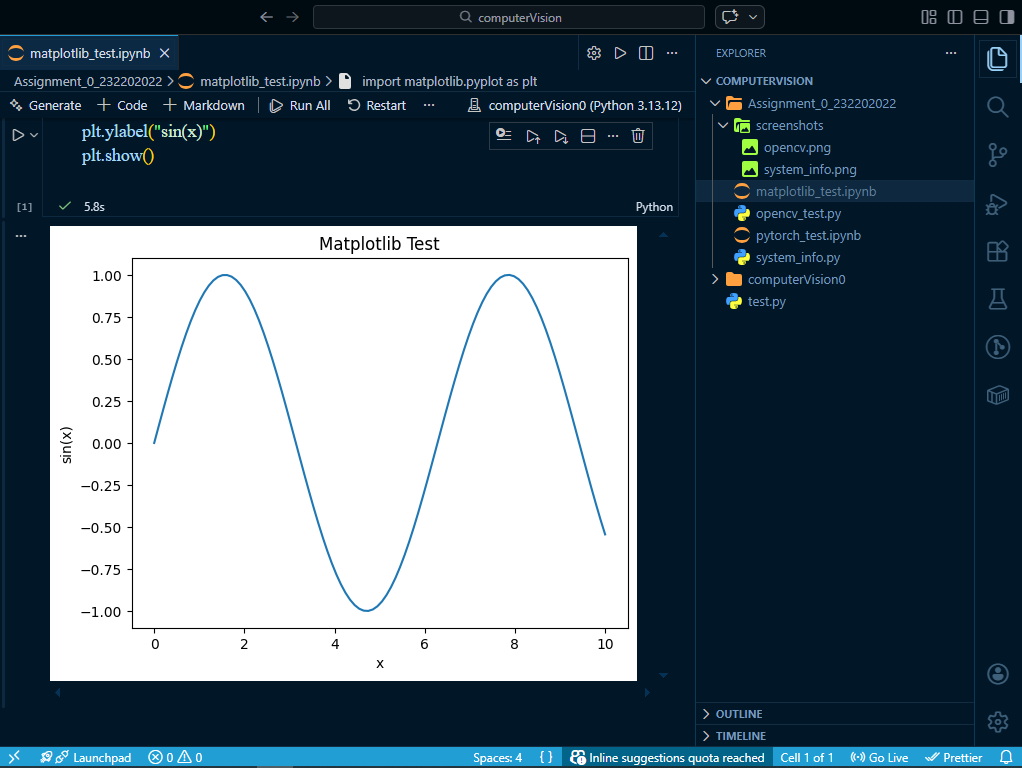
#> input picture cvBasics/Phase 2/python_image.png, 1022 x 768 px
$ python cropped.py
#> lines starting #> are read from the running program, lines starting #| are printed output that depends on the picture
import cv2

image = cv2.imread("python_image.png")
#> image is the input picture: shape (768, 1022, 3); mean B, G, R 117.5, 106, 90

if image is not None:
    cropped_image = image[100:200, 50:150]
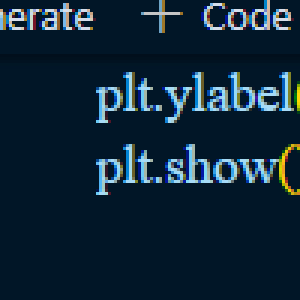
#> cropped_image: shape (100, 100, 3) (shown 3 times larger); mean B, G, R 54.9, 38, 15.4
    print("Shape:", cropped_image.shape)
#| Shape: (100, 100, 3)
    cv2.imshow("Cropped Image", cropped_image)
    cv2.waitKey(0)
    cv2.destroyAllWindows()
else:
    print("Error: Image not found.")
